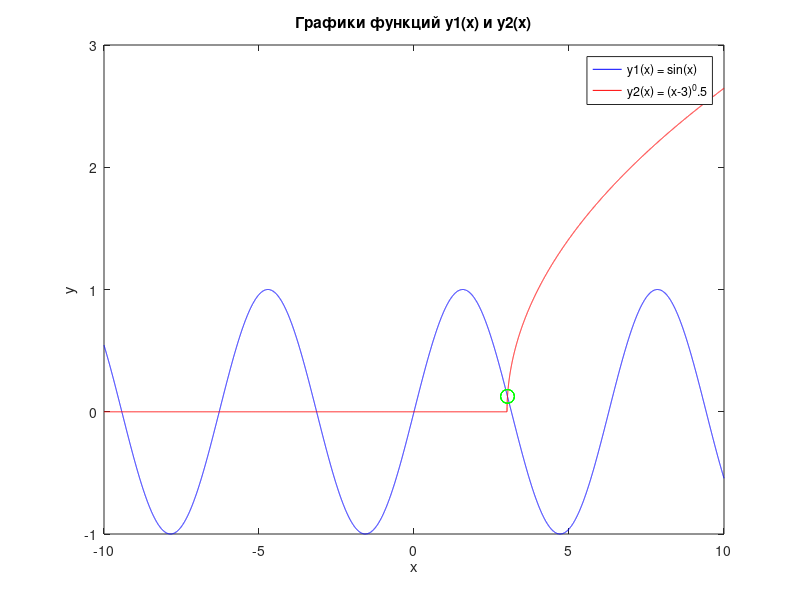

Recreate this plot in MATLAB.

% Установить начальные значения переменных
eps = 0.001; % погрешность
X1 = -10; % начальное значение интервала
X2 = 10; % конечное значение интервала

% Найти корни уравнения
roots = []; % список для хранения корней
i = 1; % счетчик количества приближений
x = X1; % начальная точка для приближения

while x <= X2 && length(roots) < 5
    % Найти значения функций в текущей точке
    y1 = sin(x);
    y2 = sqrt(x-3);

    % Проверить, является ли точка пересечением графиков
    if abs(y1 - y2) < eps

       % Добавить текущую точку в список корней
       roots = [roots x];

    end

    % Увеличить x с небольшим шагом
    x = x + eps * 0.1;
    i = i + 1;
end

% Вывести интервал, содержащий первые 5 корней
fprintf('Интервал: (%f, %f)\n', X1, x);
fprintf('Количество приближений: %d\n', i);

% Построить графики функций
x = X1:0.001:X2;
y1 = sin(x);
y2 = sqrt(x-3);

plot(x, y1, 'b', x, y2, 'r');
hold on;

% Отметить точки пересечения графиков
for j = 1:length(roots)
    y = sin(roots(j));
    plot(roots(j), y, 'go', 'MarkerSize', 10);
end

legend('y1(x) = sin(x)', 'y2(x) = (x-3)^0.5');
xlabel('x');
ylabel('y');
title('Графики функций y1(x) и y2(x)');

disp(' ');

disp('Интервал (X1,X2):');
roots(1:length(roots)-1:length(roots))
disp('Программу выполнил Подсекаев Никита Андреевич,студент гр.3282, 2023г.');




